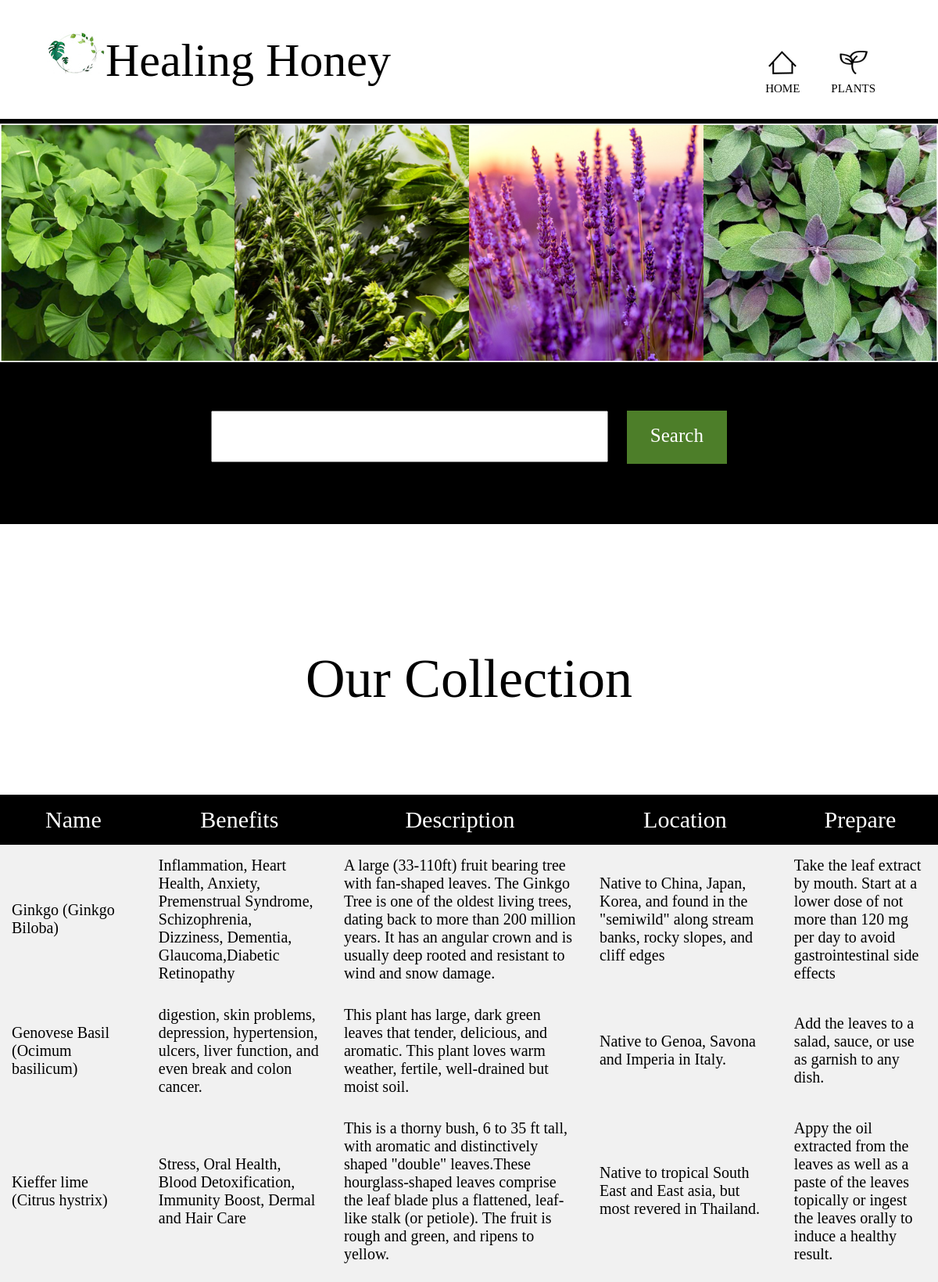
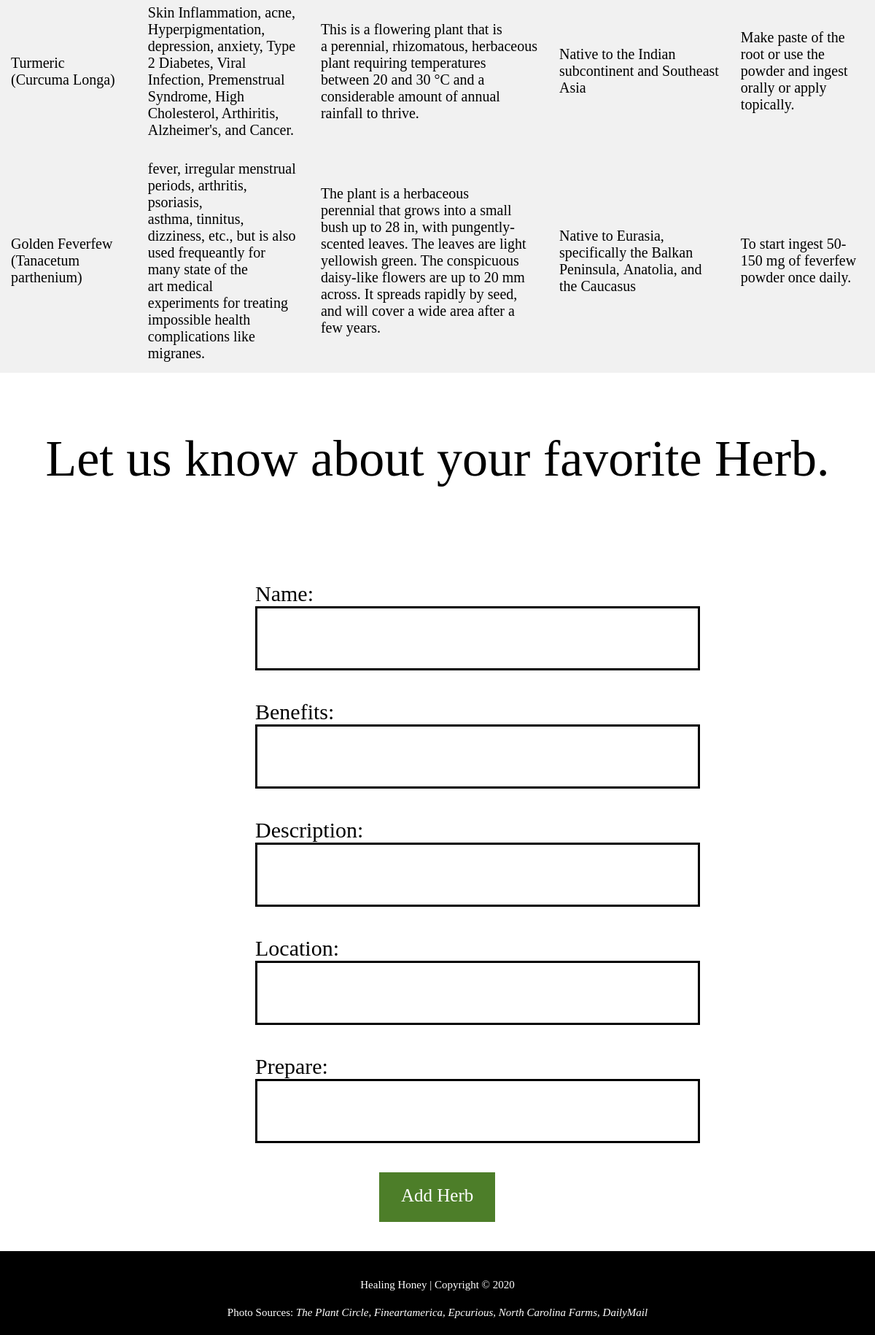
The app's page /plants.php with its own data (2 pictures, top to bottom).
### tables this page shows
CREATE TABLE plants (id INTEGER PRIMARY KEY UNIQUE NOT NULL, _name TEXT (100), benefits TEXT (500), _description TEXT (500), _location TEXT (400), prepare TEXT (400));

### includes/init.php (called while the page is built, shortened)
<?php
function exec_sql_query($db, $sql, $params = array())
{
  $query = $db->prepare($sql);
  if ($query and $query->execute($params)) {
    return $query;
  }
  return null;
}
?>

### plants.php (the view, shortened to what this page needs)
<?php
include("includes/init.php");
$db = open_sqlite_db("./secure/plants.sqlite");
function print_data($data)
{
?>
  <tr>
    <td><?php echo htmlspecialchars($data["_name"]); ?></td>
    <td><?php echo htmlspecialchars($data["benefits"]); ?></td>
    <td><?php echo htmlspecialchars($data["_description"]); ?></td>
    <td><?php echo htmlspecialchars($data["_location"]); ?></td>
    <td><?php echo htmlspecialchars($data["prepare"]); ?></td>
  </tr>
<?php
}
if (isset($_GET['search'])) {
  $do_search = TRUE;
  $search = filter_input(INPUT_GET, 'search', FILTER_SANITIZE_STRING);
  $search = trim($search);
} else {
  $do_search = FALSE;
  $search = NULL;
}
?>
<!DOCTYPE html>
<html lang="en" dir="ltr">
<head>
    <link rel="stylesheet" href="./css/style.css">
  </head>
  <body>
    <?php include './includes/nav.php';?>
    <section id=collage>
      <div class="container1">
        <img src= "./img/collage.png" alt= "A collage of Herbs">
      </div>
    </section>
    <div id= "searchbar">
      <form id="searchForm" action="plants.php" method="get" novalidate>
        <input type="text" name="search" required />
        <button class= button1 type="submit"> Search </button>
      </form>
    </div>
    <?php
    if ($do_search) { ?>
      <h2>Herbs Requested</h2>
      <?php
        $sql = "SELECT * FROM plants WHERE _name LIKE '%' || :search || '%' OR benefits LIKE '%' || :search || '%' OR _description LIKE '%' || :search || '%' OR _location LIKE '%' || :search || '%' OR prepare LIKE '%' || :search || '%'";
        $params = array(':search' => $search);
    } else {
      ?>
      <div id= messege>
      </div>
      <h2>Our Collection</h2>
      <?php
      $sql = "SELECT * FROM plants";
      $params = array();
    }
    $result = exec_sql_query($db, $sql, $params);
    if ($result) {
      $datas = $result->fetchAll();
      if (count($datas) > 0) {
      ?>
        <table>
          <tr>
            <th>Name</th>
            <th>Benefits</th>
            <th>Description</th>
            <th>Location</th>
            <th>Prepare</th>
          </tr>
          <?php
          foreach ($datas as $data) {
            print_data($data);
          }
          ?>
        </table>
    <?php
      } else {
        echo "<p>We do not have any information on that currently. You can check out more herbs here: https://web.extension.illinois.edu/herbs/directory.cfm </p>";
      }
    }
    ?>
    <h2>Let us know about your favorite Herb.</h2>
    <form id="addherb" action="plants.php" method="post" novalidate>
        <div class="form">
          <label>Name:</label>
          <div>
            <input type="text" name="_name"/>
          </div>
        </div>
        <div class="form">
          <label>Benefits:</label>
          <div>
            <input type="text" name="benefits"/>
          </div>
        </div>
        <div class="form">
          <label>Description:</label>
          <div>
            <input type="text" name="_description" />
          </div>
        </div>
        <div class="form">
          <label>Location:</label>
          <div>
            <input type="text" name="_location" />
          </div>
        </div>
        <div class="form">
          <label>Prepare:</label>
          <div>
            <input type="text" name="prepare" />
          </div>
        </div>
        <div class="form">
          <button class=button2 type="submit"> Add Herb </button>
        </div>
    </form>
    <footer>
      <?php include './includes/footer.php';?>
      Photo Sources: <cite>
          <a href="https://theplantcircle.com/">The Plant Circle,</a>
          <a href="https://fineartamerica.com/featured/1-maidenhair-tree-ginkgo-biloba-brian-gadsbyscience-photo-library.html">Fineartamerica,</a>
          <a href="https://www.epicurious.com/ingredients/fresh-herbs-how-to-use-them-articlea">Epcurious,</a>
          <a href="https://ncfarmsinc.com/unrooted-cuttings/Herb-Salvia-Officinalis-Purple-Sage">North Carolina Farms,</a>
          <a href="https://www.dailymail.co.uk/health/article-5517557/Lavender-tea-tree-oil-men-MOOBS.html">DailyMail</a>
      </cite>
    </footer>
  </body>
</html>

### includes/nav.php
<header>
  <div class="container9">
    <div id="branding">
      <h1><img src="./img/logo.jpg" alt="Healing Honey Logo">Healing Honey</h1>
    </div>
    <nav>
      <ul>
        <li <?php echo $index_current;?>>
        <img src="./img/home.png" alt="Home Logo">
        <div>
          <a href="index.php">Home</a>
        </div>
        </li>
        <li <?php echo $plants_current;?>>
        <img src="./img/plant.png" alt="Home Logo">
        <div>
          <a href="plants.php">Plants</a>
        </div>
        </li>
        </ul>
    </nav>
  </div>
</header>

### includes/footer.php
<p>Healing Honey | Copyright &copy; <?php echo date("Y"); ?></p>

### css/style.css (style rules this page uses)
body { font: 15px/ 1.5 Raleway; padding: 0; margin: 0; background-color:#ffffff; }
.container1 { width: 100%; margin: auto; overflow: hidden; }
.container9 { width: 90%; margin: auto; overflow: hidden; }
.button2 { padding: 18px 30px 22px 30px; border: 0; color: #ffffff; background: #4d7e29; font: 25px raleway; align-content: center; margin-left: 25%; }
.button1 { padding: 18px 30px 22px 30px; border: 0; color: #ffffff; background: #4d7e29; font: 25px raleway; align-content: center; }
header { background: #ffffff; color: black; min-height: 80px; border-bottom: black 6px solid; }
header a { color: black; text-decoration: None; text-transform: uppercase; font-size: 15px; }
header li { float: left; display: inline; padding: 0 20px 0 20px; margin-top: 40px; text-align: center; }
header #branding { float: left; margin:0px; margin: 0px; padding: 0px; }
#branding h1 { font: 60px Dr Sugiyama; }
header nav { float: right; margin-top: 10px; }
#collage { background-color: black; min-height: 240px; width: 100%; text-align: center; }
#collage img { width: 100%; }
#searchbar { background-color: black; height: 200px; }
#searchForm { width: 60%; text-align: center; background-color: black; color: white; padding: 55px 20% 0 20%; }
#searchForm input { height: 60px; width: 500px; margin: 0 20px 0 0 ; font: 20px Raleway; color: #4d7e29; }
h2 { font: 70px Dr Sugiyama; padding: 20px 20px 50px 20px; text-align: center; }
table { font: 20px Raleway; font-weight: light; padding-bottom: 40px; border-collapse:collapse; }
table th { font: 30px Raleway; font-weight: light; background-color: black; color: white; padding: 15px; width: 20%; }
table td { padding: 15px; background-color: #f1f1f1; }
#addherb { font: 30px Raleway; width: 60%; margin-left: 27.5%; }
.form { padding: 20px 20px 20px 20px; text-align: left; }
#addherb input { height: 80px; width: 600px; font: 30px Raleway; color: #4d7e29; border: 3px solid black; }
#messege { font: 30px Raleway; text-align: center; padding-top: 80px; }
footer { margin-top: 20px; padding: 20px; color: #ffffff; background: black; text-align: center; }
footer a { text-decoration: None; color: white; }

### records on screen
plants: _name "Ginkgo (Ginkgo Biloba)", benefits "Inflammation, Heart Health, Anxiety, Premenstrual Syndrome, Schizophrenia, Dizziness, Dementia, Glaucoma,Diabetic Retinopathy", _description "A large (33-110ft) fruit bearing tree with fan-shaped leaves. The Ginkgo Tree is one of the oldest living trees, dating back to more than 200 million years. It has an angular crown and is usually deep rooted and resistant to wind and snow damage.", _location "Native to China, Japan, Korea, and found in the \"semiwild\" along stream banks, rocky slopes, and cliff edges", prepare "Take the leaf extract by mouth. Start at a lower dose of not more than 120 mg per day to avoid gastrointestinal side effects"
plants: _name "Genovese Basil (Ocimum basilicum)", benefits "digestion, skin problems, depression, hypertension, ulcers, liver function, and even break and colon cancer.", _description "This plant has large, dark green leaves that tender, delicious, and aromatic. This plant loves warm weather, fertile, well-drained but moist soil.", _location "Native to Genoa, Savona and Imperia in Italy.", prepare "Add the leaves to a salad, sauce, or use as garnish to any dish."
plants: _name "Kieffer lime (Citrus hystrix)", benefits "Stress, Oral Health, Blood Detoxification, Immunity Boost, Dermal and Hair Care", _description "This is a thorny bush, 6 to 35 ft tall, with aromatic and distinctively shaped \"double\" leaves.These hourglass-shaped leaves comprise the leaf blade plus a flattened, leaf-like stalk (or petiole). The fruit is rough and green, and ripens to yellow.", _location "Native to tropical South East and East asia, but most revered in Thailand.", prepare "Appy the oil extracted from the leaves as well as a paste of the leaves topically or ingest the leaves orally to induce a healthy result."
plants: _name "Turmeric (Curcuma Longa)", benefits "Skin Inflammation, acne, Hyperpigmentation, depression, anxiety, Type 2 Diabetes, Viral Infection, Premenstrual Syndrome, High Cholesterol, Arthiritis, Alzheimer's, and Cancer.", _description "This is a flowering plant that is a perennial, rhizomatous, herbaceous plant requiring temperatures between 20 and 30 °C and a considerable amount of annual rainfall to thrive.", _location "Native to the Indian subcontinent and Southeast Asia", prepare "Make paste of the root or use the powder and ingest orally or apply topically."
plants: _name "Golden Feverfew (Tanacetum parthenium)", benefits "fever, irregular menstrual periods, arthritis, psoriasis, asthma, tinnitus, dizziness, etc., but is also used frequeantly for many state of the art medical experiments for treating impossible health complications like migranes.", _description "The plant is a herbaceous perennial that grows into a small bush up to 28 in, with pungently-scented leaves. The leaves are light yellowish green. The conspicuous daisy-like flowers are up to 20 mm across. It spreads rapidly by seed, and will cover a wide area after a few years.", _location "Native to Eurasia, specifically the Balkan Peninsula, Anatolia, and the Caucasus", prepare "To start ingest 50-150 mg of feverfew powder once daily."
